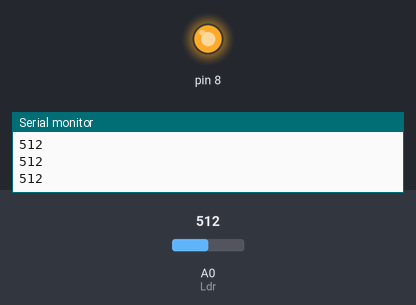
Bench run of a sketch on a simulated Arduino Uno, built with avr-gcc and run on an emulated ATmega328P. Parts: output pins drawn as LEDs (lit = HIGH), the last lines printed to the serial monitor. The inputs (shaded band) are chosen by the test bench; at power-on: A0 (Ldr) = 512.

Above: at 1.2 s.
1.3 s: A0 (Ldr) set to 85
2.8 s: A0 (Ldr) set to 76
At 3.6 s:
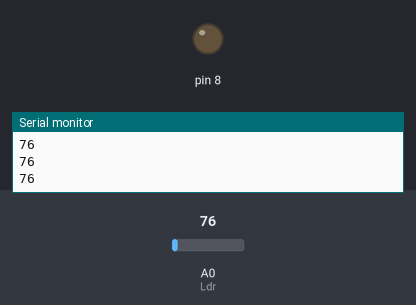
4.3 s: A0 (Ldr) set to 122
At 4.7 s:
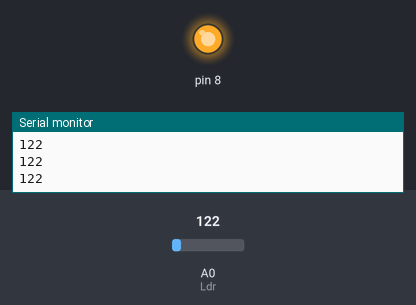
5.8 s: A0 (Ldr) set to 70
At 7.1 s:
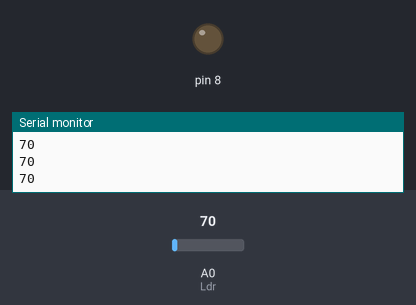
Timing chart, 0 to 8.3 s (numbered marks = the images above; inputs shaded):
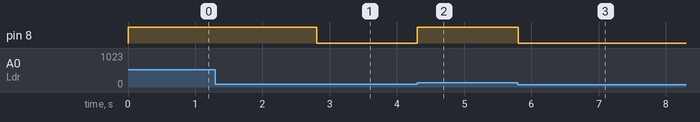

The sketch:

Sketch__1_.ino
```cpp
int Ldr=A0;
int value=0;
void setup()
{
Serial.begin(9600);
pinMode(8, OUTPUT);
}
void loop()
{
value=analogRead(Ldr);
Serial.println(value);
if(value<80)
{
digitalWrite(8, LOW);
}
else
{
    digitalWrite(8, HIGH);
}
}
```

Measured:
- the behaviour switches between 80 and 79 on A0 (Ldr) (found by bisection; images 0 and 1)
- after the input at 2.8 s, pin 8: HIGH → LOW at once
- after the input at 4.3 s, pin 8: LOW → HIGH at once
- after the input at 5.8 s, pin 8: HIGH → LOW at once
